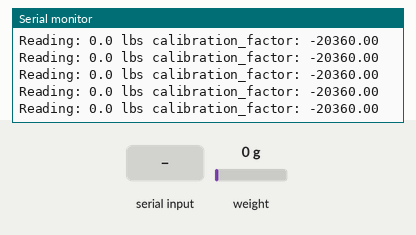
Recording of a sketch running on a simulated Arduino Uno, built with avr-gcc and run on an emulated ATmega328P. On the bench: the last lines printed to the serial monitor. Inputs (shaded band) come from the test bench; at power-on: weight on the scale 0 g.

Above: at 1.2 s.
1.3 s: weight on the scale set to 100 g
At 1.33 s:
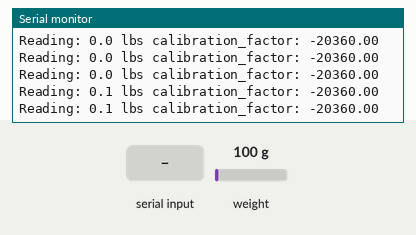
4.3 s: "+" received over Serial
At 4.37 s:
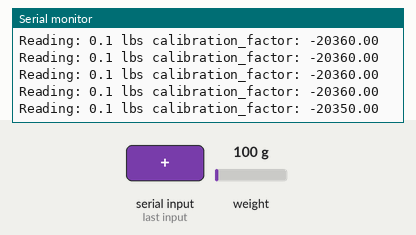
5.8 s: "a" received over Serial
At 5.99 s:
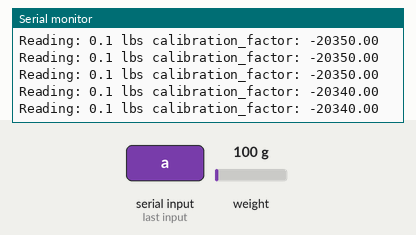
7.3 s: weight on the scale set to 1250 g
At 9.73 s:
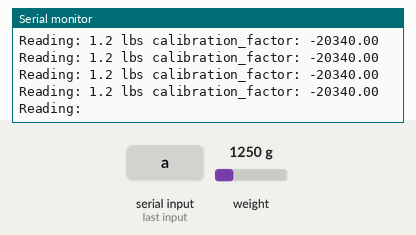
Timing chart, 0 to 9.8 s (numbered marks = the images above; inputs shaded):
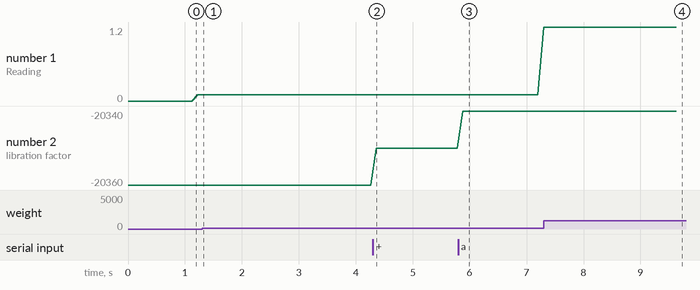

Measured:
- after the input at 1.3 s, the serial monitor: prints a new line at once (image 1)
- after the input at 4.3 s, the serial monitor: prints a new line after 0.06 s (image 2)
- after the input at 5.8 s, the serial monitor: prints a new line after 0.08 s (image 3)
- after the input at 7.3 s, the serial monitor: prints a new line after 0.10 s (image 4)
- plotted number 1: 0.1 → 1.2 after the input at 5.8 s
- plotted number 2: -20360 → -20350 after the input at 4.3 s, -20350 → -20340 after the input at 5.8 s

The sketch:

SLoadCell_CalibrationFactorSketch.ino
```cpp
/* sketch adapted by Lindie Burgess for use by the Agile and Adaptive Robotics Lab.

  This sketch is NOT meant to be used with Matlab.  Instead, use Arduino's built in serial monitor.

  This arduino sketch is adapted from the "SparkFun_HX711_Calibration" example, which
  can be found here
  https://github.com/sparkfun/HX711-Load-Cell-Amplifier/tree/master/firmware

  Source Code for the HX711 can be found here:
  https://github.com/bogde/HX711/tree/master/src

*/


#include "HX711.h" //This library can be obtained here http://librarymanager/All#Avia_HX711

#define LOADCELL_DOUT_PIN 8 //define the Serial Data Output Pin
#define LOADCELL_SCK_PIN 9  // define the Power Down and Serial Clock Input Pin

HX711 scale;

float calibration_factor = -20360; // initialize variable calibration_factor to some guess value

void setup() {


  Serial.begin(57600);  // initialize arduino serial communication
  scale.begin(LOADCELL_DOUT_PIN, LOADCELL_SCK_PIN); // initialize load cell
  scale.set_scale(); //set the scale value;
    //this value is used to convert the raw
    //data to "human readable" data (measure units)
  scale.set_offset(-26420);
    //This sets the offset value to a known zero.
    //There is no need for taring the scale once the zero point is known for a scale in a
    // set configuration.
    // The Zero Factor -26400 was found using a separate Arduino Sketch
    //called "SLoadCell_ZeroFactorSketch"

}

void loop() {
  //Protocol to read calibration_factor
  scale.set_scale(calibration_factor); //Adjust to this calibration factor

  Serial.print("Reading: ");
  Serial.print(scale.get_units(), 1);
  Serial.print(" lbs"); //Change this to kg and re-adjust the calibration factor if you follow SI units like a sane person
  Serial.print(" calibration_factor: ");
  Serial.print(calibration_factor);
  Serial.println();

  if (Serial.available())
    // if the following characters are sent over serial, the calibration factor
    // will adjust as commanded
  {
    char temp = Serial.read();
    if (temp == '+' || temp == 'a')
      calibration_factor += 10;
    if (temp == 'q')
      calibration_factor += 100;
    if (temp == 'w')
      calibration_factor -= 100;
    else if (temp == '-' || temp == 's')
      calibration_factor -= 10;
  }
}
```
